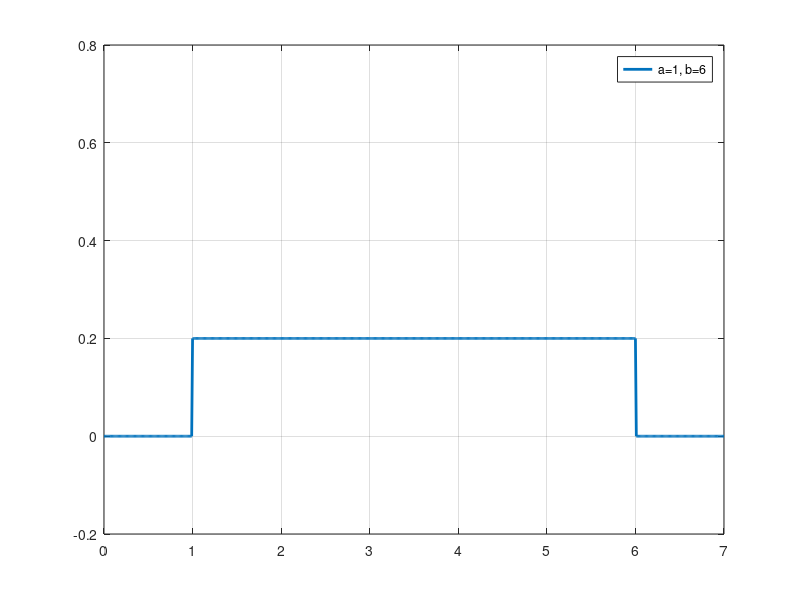
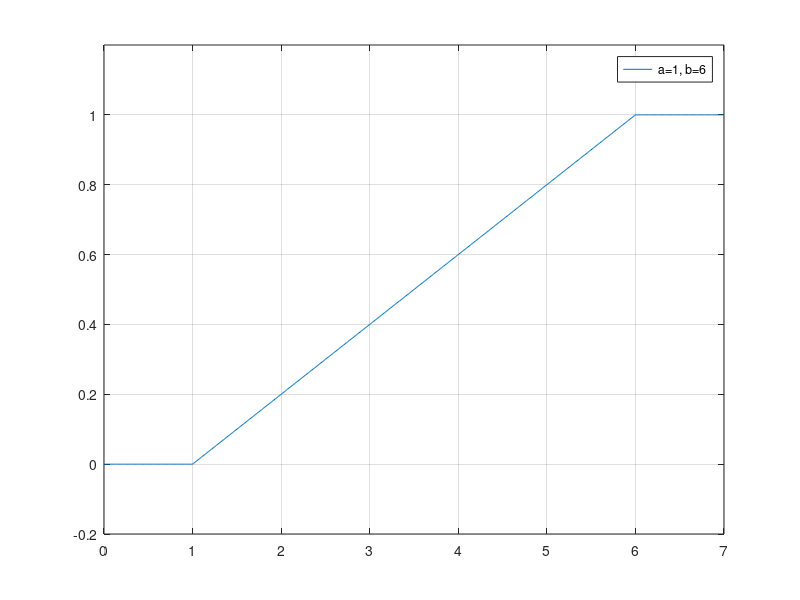
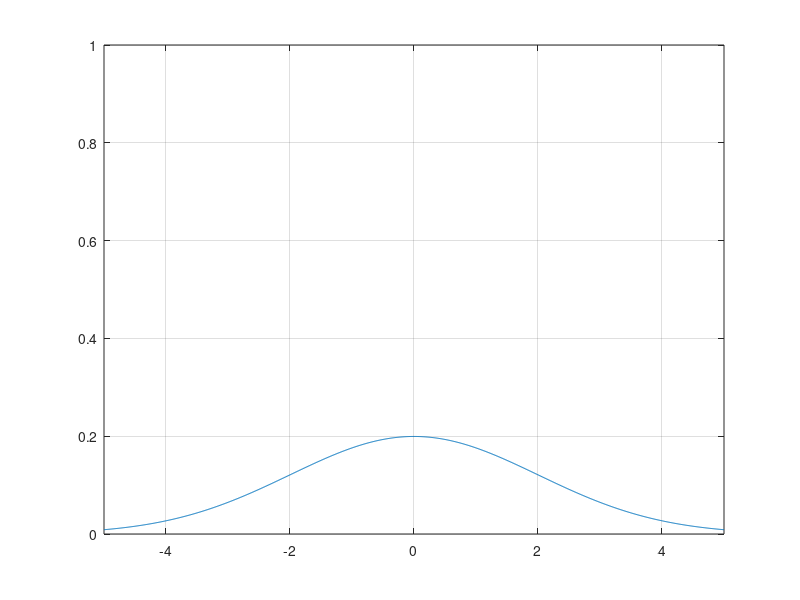
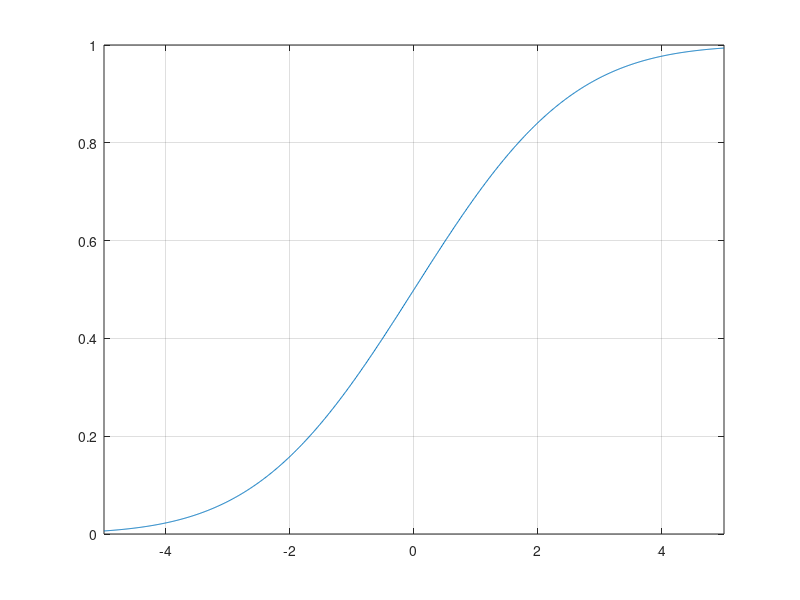

Reproduce these figures in MATLAB, in order.
figure('Name', 'Graph 1')
h = 0.01;
a = 2;
b = 5;
a1 = 1;
b1 = 6;
a2 = 3;
b2 = 5;


x = 0:h:7;

y = unifpdf(x,a1,b1);
plot(x,y, 'LineWidth',2, 'DisplayName','a=1, b=6'), grid;
xlim([0, 7]);
ylim([-0.2, 0.8]);
legend;

figure('Name', 'Graph 2')
 plot(x,unifcdf(x,a1,b1), 'DisplayName','a=1, b=6'), grid;
 legend;
xlim([0, 7]);
ylim([-0.2, 1.2]);
 %%
 
MX = 0;
DX = 1;

MX1 = 2;
DX1 = 1;

MX2 = 0;
DX2 = 2;

MX3 = -2;
DX3 = 0.5;
figure('Name', 'Graph 3')
xx = -5:0.01:5;
 plot(xx,normpdf(xx,MX2,DX2)), grid;
 
 xlim([-5, 5]);
 ylim([0, 1]);
 
 
 
figure ('Name', 'Graph 4')

plot(xx,normcdf(xx,MX2,DX2)), grid;
xlim([-5, 5]);
 ylim([0, 1]);


